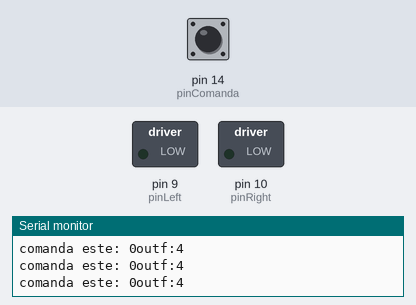
This sketch was run on a simulated Arduino Uno, built with avr-gcc and run on an emulated ATmega328P. Parts: switched loads named in the sketch (green lamp = pin HIGH), the last lines printed to the serial monitor. Dashed ring = blinking. The inputs (shaded band) are chosen by the test bench; at power-on: pin 14 (pinComanda) LOW.

Above: at 1.2 s.
1.3 s: pin 14 (pinComanda) driven HIGH
At 1.48 s:
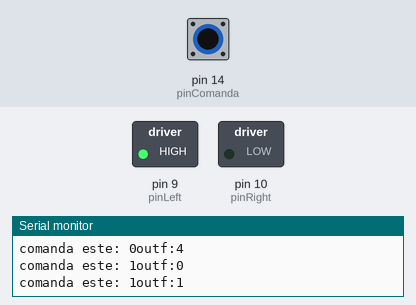
3.1 s: pin 14 (pinComanda) pulsed LOW 2 times (0.12 s each, 0.3 s apart)
At 3.51 s:
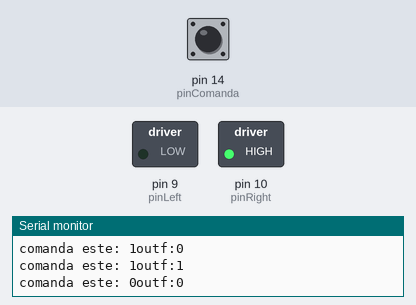
6.1 s: pin 14 (pinComanda) driven LOW
At 6.29 s:
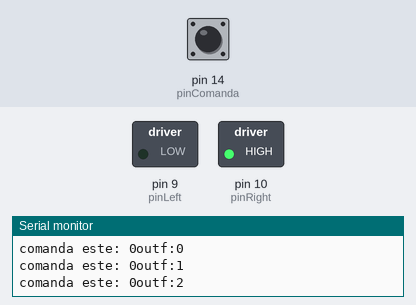
9.1 s: pin 14 (pinComanda) pulsed HIGH 5 times (0.12 s each, 0.3 s apart)
At 10.61 s:
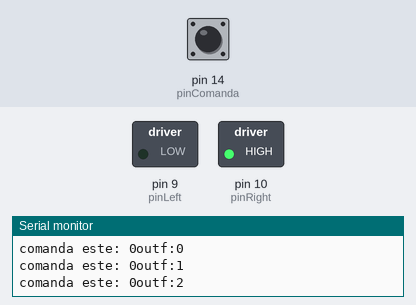
Timing chart, 0 to 12.2 s (numbered marks = the images above; inputs shaded):
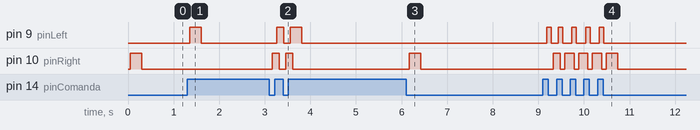

Measured:
- after the input at 1.3 s, pin 9 (pinLeft): LOW → HIGH after 0.06 s, → LOW 0.25 s later
- after the input at 3.1 s, pin 9 (pinLeft): LOW → HIGH after 0.16 s, → LOW 0.15 s later, → HIGH 0.15 s later, → LOW 0.25 s later; pin 10 (pinRight): alternates HIGH for 0.15 s and LOW for 0.15 s, 4 changes in all, then stays LOW, starting after 0.06 s
- after the input at 6.1 s, pin 10 (pinRight): LOW → HIGH after 0.07 s, → LOW 0.25 s later
- after the input at 9.1 s, pin 9 (pinLeft): alternates HIGH for 0.10 s and LOW for 0.20 s, 10 changes in all, then stays LOW, starting after 0.08 s; pin 10 (pinRight): goes HIGH 0.15 s, 3 × (LOW 0.10 s, HIGH 0.20 s), LOW 0.10 s, HIGH 0.25 s, then LOW, starting after 0.23 s

The sketch:

ControlMotor.ino
```cpp
int state, comanda, pinComanda = 14, pinLeft = 9, pinRight = 10;
int going = 4;
int outf = 0;
void setup() {
  Serial.begin(9600);
  state = -1;
  comanda = 0;
  pinMode(pinComanda, INPUT);
  pinMode(pinLeft, OUTPUT);
  pinMode(pinRight, OUTPUT);

  // put your setup code here, to run once:

}

void loop() {
  comanda = digitalRead(pinComanda);
  Serial.print("comanda este: ");
  Serial.print(comanda);

  if (state != comanda)
  {
    state = comanda;
    outf = 0;
    if (state == 1)
    {
      digitalWrite(pinLeft, 1);
      delay(50);
      digitalWrite(pinRight, 0);

    } else
    {
      digitalWrite(pinLeft, 0);
      delay(50);
      digitalWrite(pinRight, 1);

    }

  }

  Serial.print("outf:");
  Serial.println(outf);

  if (outf < going)
    outf += 1;
  else
  {
    digitalWrite(pinLeft, 0);
    delay(50);
    digitalWrite(pinRight, 0);
  }
  delay(50);


  // put your main code here, to run repeatedly:

}
```
